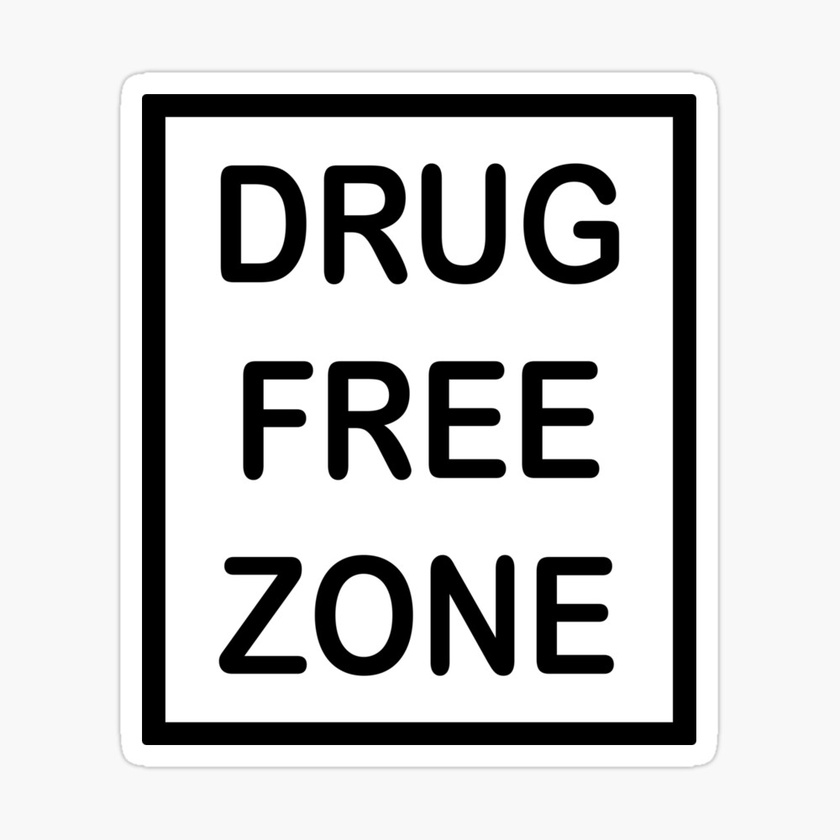
#> input picture python/text_negru_pe_alb.jpg, 840 x 840 px, shrunk from 1000 x 1000 before the run, found by its file name
$ python lab4.py
#> lines starting #> are read from the running program, lines starting #| are printed output that depends on the picture; after the words box and inside, x2 and y2 are one past the last pixel; in counts of white or black regions, pixels touching at a corner belong together
import cv2
import numpy as np
import random

img = cv2.imread("D:/wamp64/www/Prelucrarea Imaginilor/python/text_negru_pe_alb.jpg", cv2.IMREAD_GRAYSCALE)
#> img is the input picture: shape (840, 840); min 0, max 255, mean 208.8
cv2.imshow('Imaginea initiala', img)
label = 0
labels = np.zeros((img.shape[0], img.shape[1]))

def get_neighbors(i,j):
    i_min = max(i - 1, 0)
    i_max = min(i + 1 + 1, img.shape[0])
    j_min = max(j - 1, 0)
    j_max = min(j + 1 + 1, img.shape[1])

    neighbors = list((x,y) for x in range(i_min,i_max) for y in range(j_min,j_max) if x!=i or y !=j)
    return neighbors


for i in range(img.shape[0]):
    label += 1
    for j in range(img.shape[1]):
        if img[i,j] == 0 and labels[i,j] == 0:
            labels[i][j] = label
            queue = [(i, j)]

            while queue:
                q = queue.pop(0)
                if img[q[0]][q[1]] == 0:
                    neighbors = get_neighbors(q[0], q[1])
                    for neighbor in neighbors:
                        if labels[neighbor[0]][neighbor[1]] == 0:
                            labels[neighbor[0]][neighbor[1]] = label
                            if neighbor not in queue:
                                queue.append(neighbor)
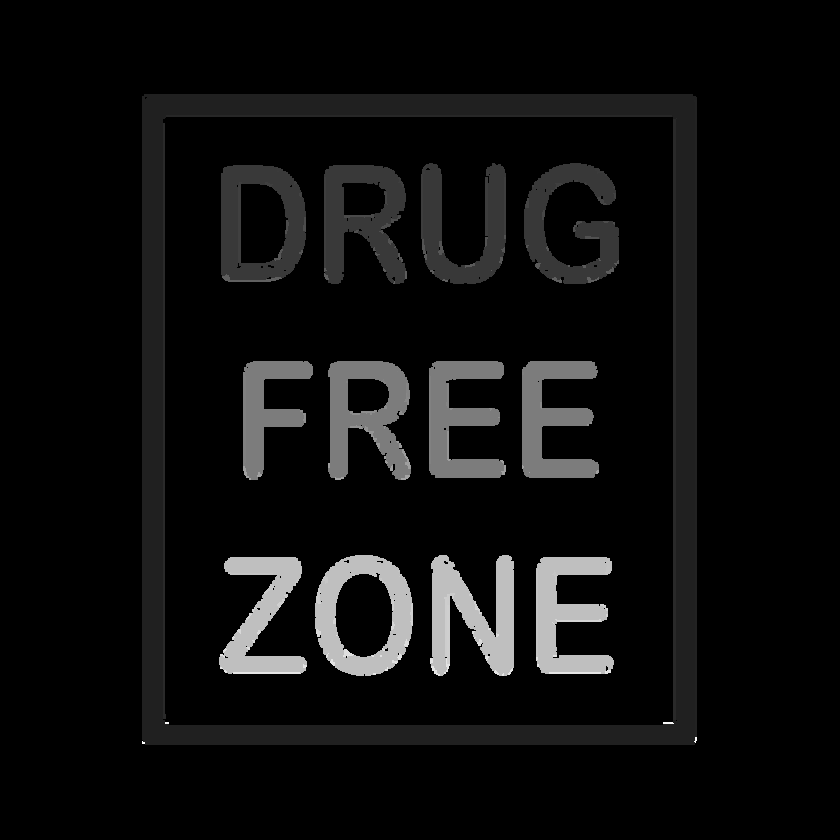
#> labels: shape (840, 840) float64; min 0, max 743, mean 40.8; drawn with min black and max white
#> after the loop, label = 840

colors = []
for i in range(label):
    colors.append((random.randint(0,255),random.randint(0,255),random.randint(0,255)))


color_labels = np.zeros((img.shape[0], img.shape[1], 3), np.uint8)
for i in range(img.shape[0]):
    for j in range(img.shape[1]):
        if labels[i][j] != 0:
            color_labels[i][j] = colors[int(labels[i][j])-1]
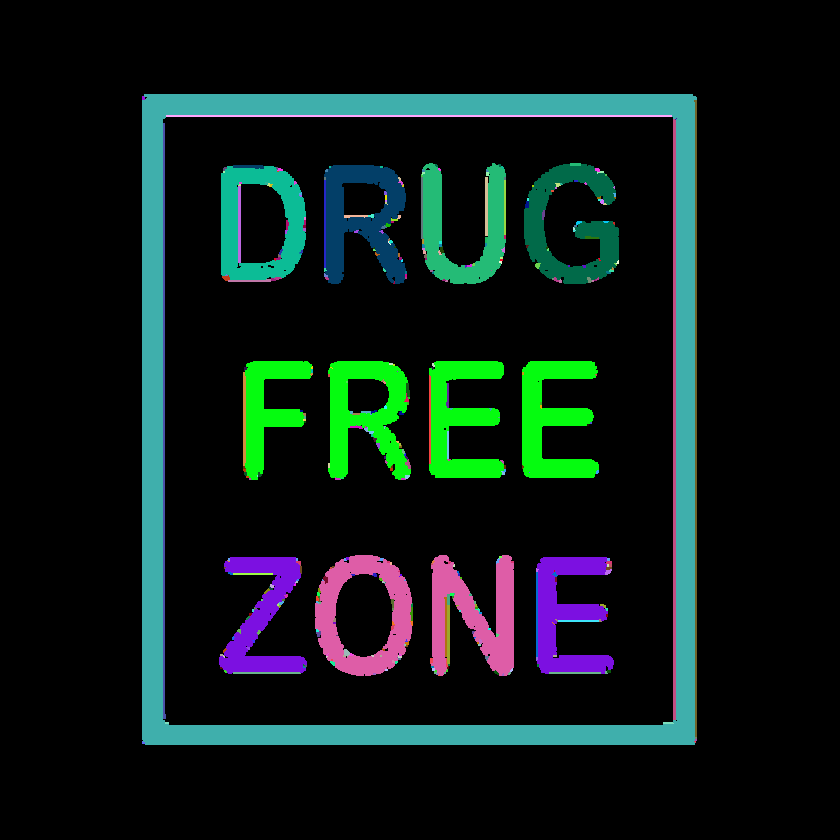
#> color_labels: shape (840, 840, 3); mean of channels 0, 1, 2 22.6, 25.7, 11.9; drawn as B, G, R

cv2.imshow('Traversarea in latime', color_labels)


def n_P_neighbors(i, j):
    return [(i, j-1), (i-1, j-1), (i-1, j), (i-1, j+1)]

# Doua treceri de clase de echivalenta
label = 0
labels = np.zeros((img.shape[0], img.shape[1]))
edges =[[] for i in range (img.shape[0]*img.shape[1])]
for i in range(img.shape[0]):
    for j in range(img.shape[1]):
        if img[i][j] == 0 and labels[i][j] == 0:
            L = []
            neighbors = n_P_neighbors(i, j)
            for neighbor in neighbors:
                if labels[neighbor[0]][neighbor[1]] > 0:
                    L.append(labels[neighbor[0]][neighbor[1]])
                if len(L) == 0:
                    label += 1
                    labels[i][j] = label
                else:
                    x = min(L).astype(int)
                    labels[i][j] = x
                    for y in L:
                        if y != x:
                            edges[x].append(y.astype(int))
                            edges[y.astype(int)].append(x)
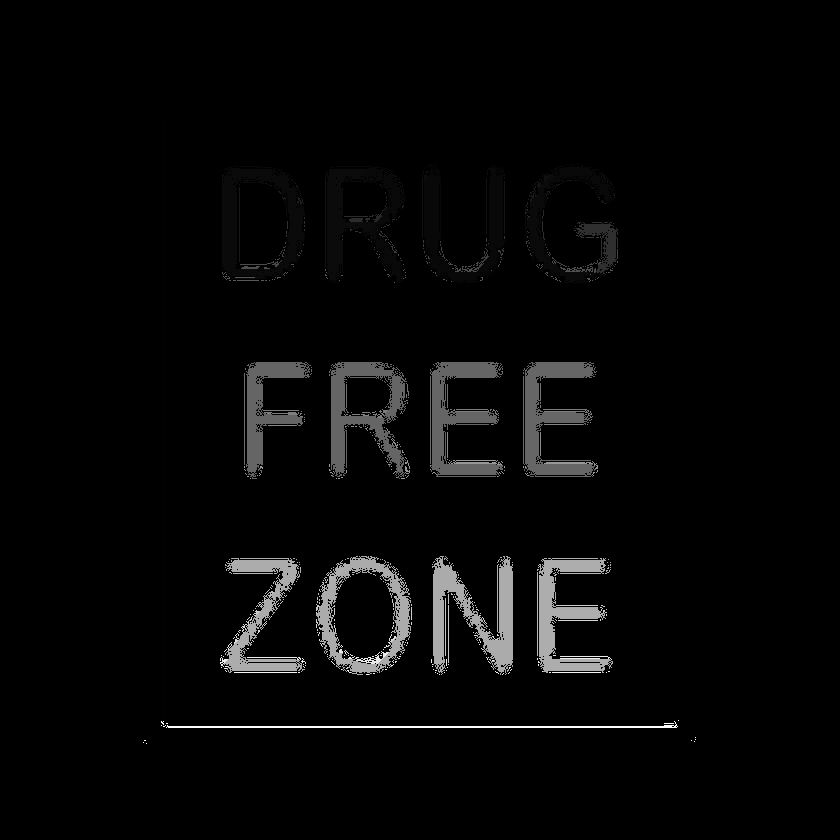
#> labels: shape (840, 840) float64; min 0, max 22659, mean 592.7; drawn with min black and max white
#> after the loop, label = 22661

newlabel = 0
#> newlabel = 0
newlabels = np.zeros(img.shape[0]*img.shape[1], dtype=np.int32)
for i in range(len(edges)):
    if newlabels[i] == 0:
        newlabel += 1
        queue = [i]
        newlabels[i] = newlabel
        while queue:
            n = queue.pop()
            for e in edges[n]:
                if newlabels[e] == 0:
                    newlabels[e] = newlabel
                    queue.append(e)
#> after the loop, newlabel = 705033


for i  in range(img.shape[0]):
    for j in range(img.shape[1]):
        if labels[i][j] > 0:
            labels[i][j] = newlabels[labels[i][j].astype(int)].astype(int)
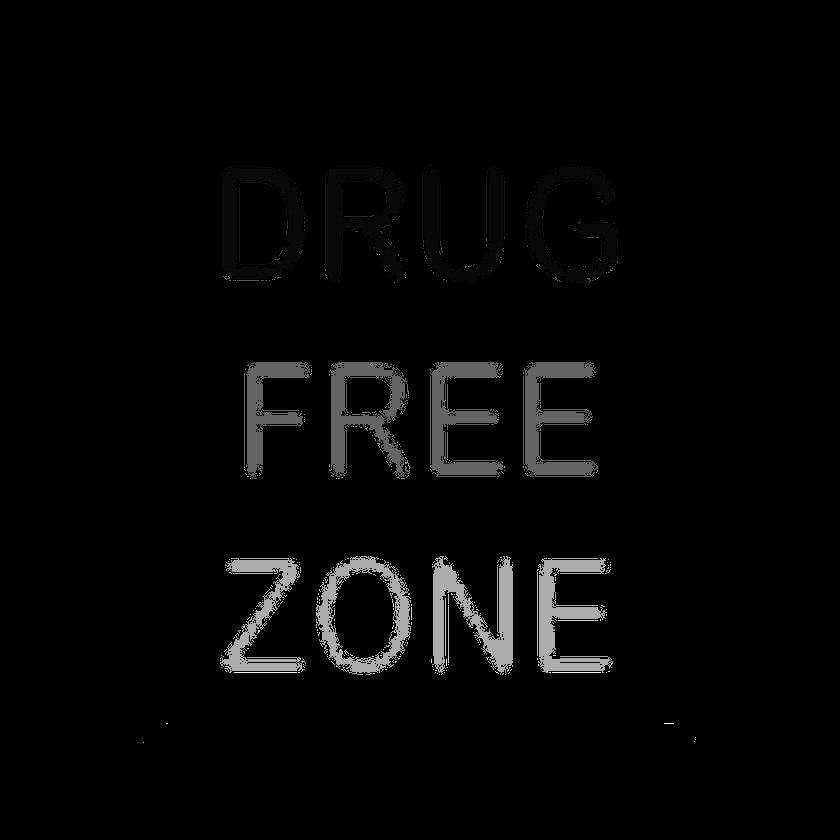
#> labels: shape (840, 840) float64; 12.53% of pixels changed, all inside (x1, y1, x2, y2) = (143, 95, 696, 744); drawn with min black and max white

labels.astype(int)

colors = []
for i in range(newlabel):
    colors.append((random.randint(0,255),random.randint(0,255),random.randint(0,255)))
color_labels = np.zeros((img.shape[0], img.shape[1], 3), np.uint8)
for i in range(img.shape[0]):
    for j in range(img.shape[1]):
        if labels[i][j] != 0:
            color_labels[i][j] = colors[int(labels[i][j])-1]
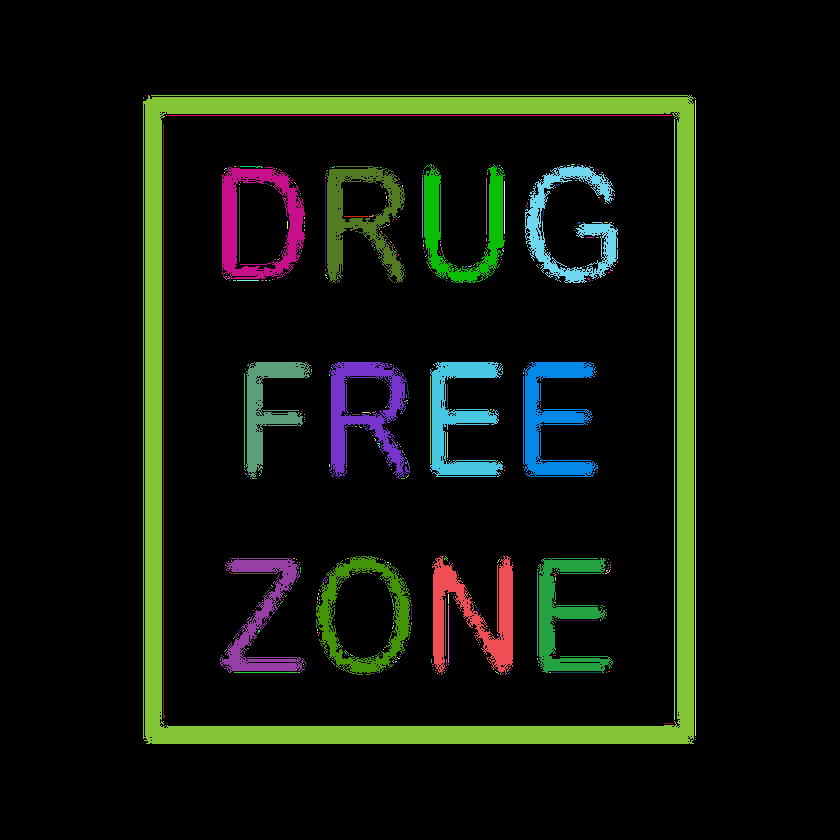
#> color_labels: shape (840, 840, 3); mean of channels 0, 1, 2 11.6, 20.1, 14.6; drawn as B, G, R

cv2.imshow('Doua treceri cu clase de echivalenta', color_labels)

cv2.waitKey(0)
cv2.destroyAllWindows()
